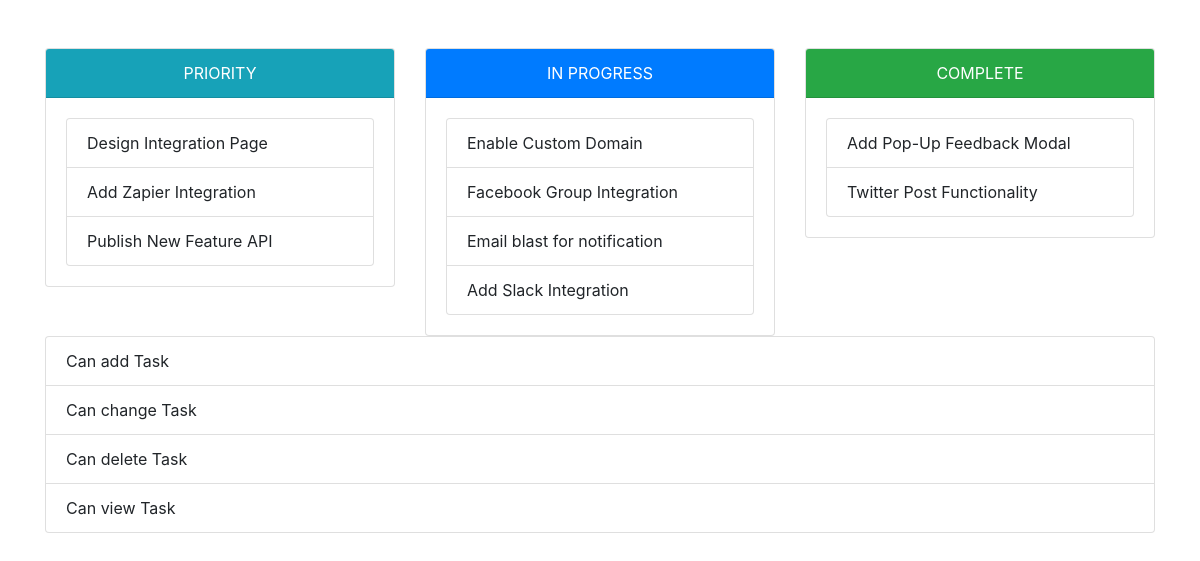
The page / on the database its author committed.
### myapp/models.py (models this page shows, shortened)
class Task(models.Model):
    title = models.CharField(max_length=30, blank=False, null=False)
    description = models.TextField()
    is_priority = models.BooleanField(default=False)
    is_progress = models.BooleanField(default=False)
    is_complete = models.BooleanField(default=False)
    created_at = models.DateTimeField(auto_now_add=True)
    updated_at = models.DateTimeField(auto_now=True)
    class Meta:
        verbose_name = "Task"
        verbose_name_plural = "Tasks"

### myapp/views.py (the view)
# urls.py: path("", views.tasks, name="tasks"),
def tasks(request):
    tasks = Task.objects.all()
    content_type = ContentType.objects.get_for_model(Task)
    permissions = Permission.objects.filter(content_type=content_type)
    context = {
        "tasks": tasks,
        "permissions": permissions
    }
    return render(request, "myapp/tasks.html", context)

### myapp/templates/myapp/tasks.html (shortened to what this page needs)
{% extends 'myapp/base.html' %}
{% load static %}
{% block content %}
<div class="row">
    <div class="col-md-4">
        <div class="card">
            <div class="card-header bg-info text-white text-center">PRIORITY</div>
            <div class="card-body" data-type="priority">
                <ul class="list-group">
                    {% for task in tasks %}
                    {% if task.is_priority %}
                    <li class="list-group-item" draggable="true" data-id="{{task.id}}">
                        {{task.title}}</li>
                    {% endif %}
                    {% endfor %}
                </ul>
            </div>
        </div>
    </div>
    <div class="col-md-4">
        <div class="card">
            <div class="card-header bg-primary text-white text-center">IN PROGRESS</div>
            <div class="card-body" data-type="progress">
                <ul class="list-group">
                    {% for task in tasks %}
                    {% if task.is_progress %}
                    <li class="list-group-item" draggable="true" data-id="{{task.id}}">
                        {{task.title}}</li>
                    {% endif %}
                    {% endfor %}
                </ul>
            </div>
        </div>
    </div>
    <div class="col-md-4">
        <div class="card">
            <div class="card-header bg-success text-white text-center">COMPLETE</div>
            <div class="card-body" data-type="complete">
                <ul class="list-group">
                    {% for task in tasks %}
                    {% if task.is_complete %}
                    <li class="list-group-item" draggable="true" data-id="{{task.id}}">
                        {{task.title}}</li>
                    {% endif %}
                    {% endfor %}
                </ul>
            </div>
        </div>
    </div>
</div>
<div class="row">
    <div class="col-md-12">
        <ul class="list-group">
            {% for per in permissions %}
            <li class="list-group-item">{{per.name}}</li>
            {% endfor %}
        </ul>
    </div>
</div>
{% endblock %}

### myapp/templates/myapp/base.html (shortened to what this page needs)
{% load static %}
<!DOCTYPE html>
<html lang="en">
<head>
    <link rel="stylesheet" href="{% static 'css/bootstrap.min.css' %}">
    <link rel="stylesheet" href="{% static 'css/toastify.css' %}">
</head>
<body>
    <div class="container mt-5">
        {% block content %}
        {% endblock %}
    </div>
</body>
</html>

### rows shown on the page
Task: title "Design Integration Page"
Task: title "Add Zapier Integration"
Task: title "Publish New Feature API"
Task: title "Enable Custom Domain"
Task: title "Facebook Group Integration"
Task: title "Email blast for notification"
Task: title "Add Slack Integration"
Task: title "Add Pop-Up Feedback Modal"
Task: title "Twitter Post Functionality"

### other values the page prints
{{ per.name }} "Can add Task"
{{ per.name }} "Can change Task"
{{ per.name }} "Can delete Task"
{{ per.name }} "Can view Task"
